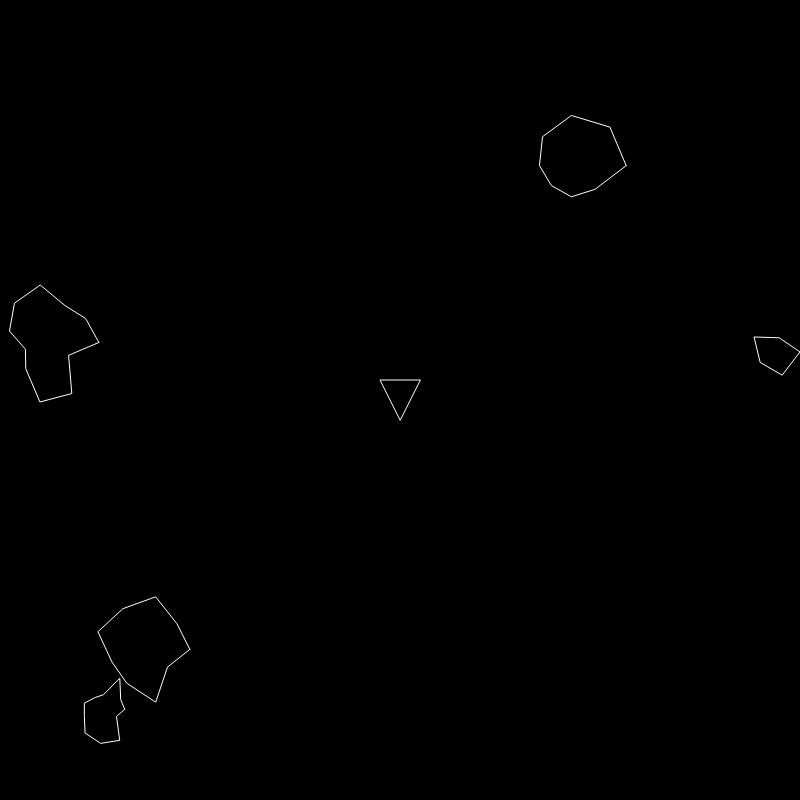
Frame 1 (no input)
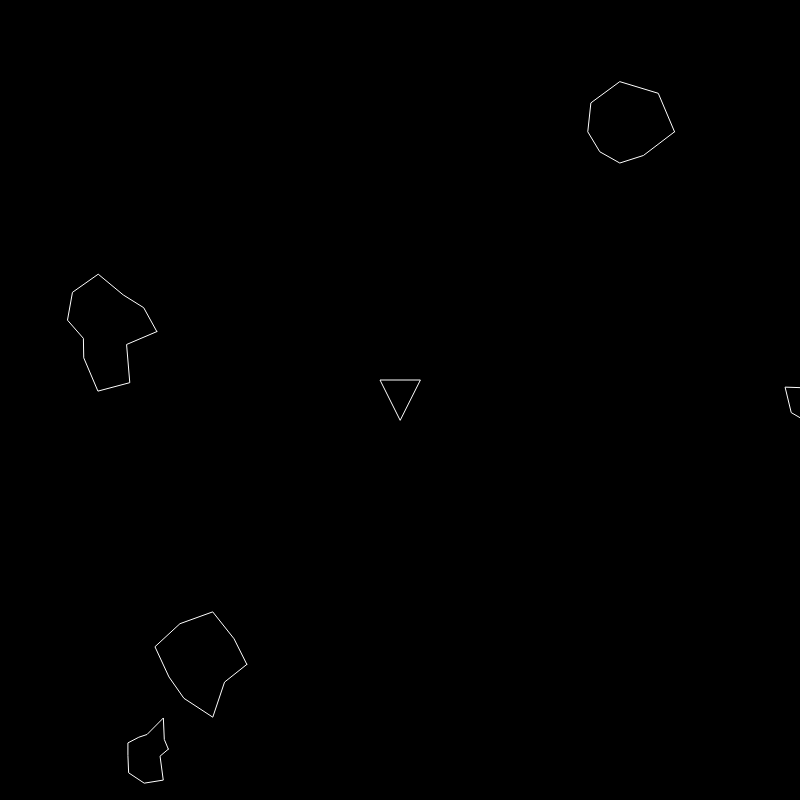
Frame 60 (no input)
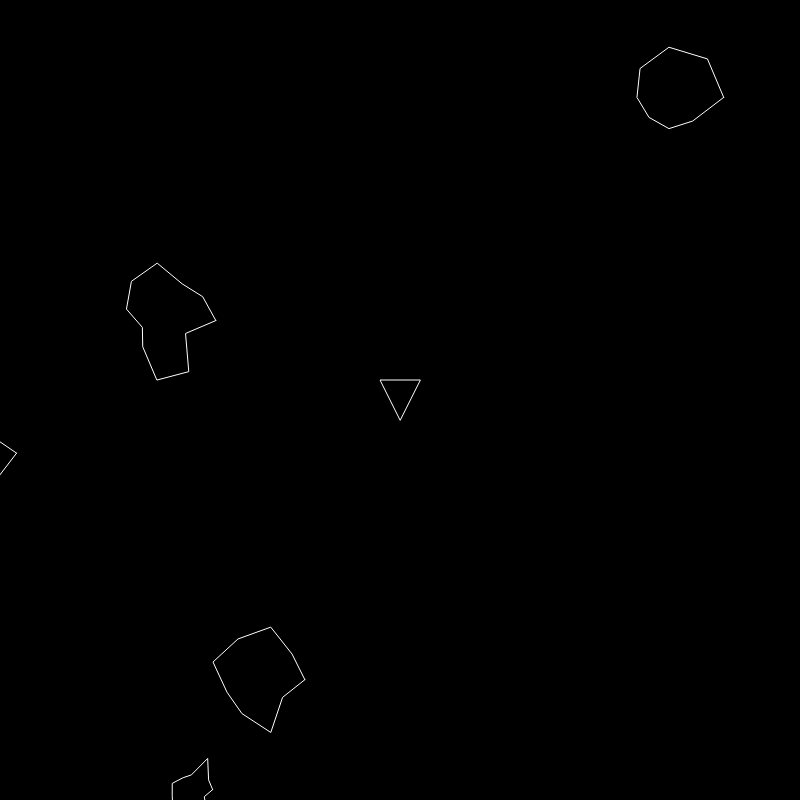
Frame 120 (the mouse pressed at the canvas centre since frame 60)

The p5.js sketch that drew these frames (run headless with seeded random() and noise() and a simulated clock; from frame 60 on, the mouse is pressed at the canvas centre):

// p5.js sketch
// ── sketch.js
let ship;
let asteroids = [];
let total = 5;
let lasers = [];

function setup() {
    createCanvas(800, 800);
    ship = new Ship();
    for (let i = 0; i < total; i++) {
        asteroids.push(new Asteroid());        
    }
}

function draw() {
    background(0);
    ship.render();
    ship.turn();
    ship.update();
    for (let i = 0; i < asteroids.length; i++) {
        if (ship.hits(asteroids[i])) {
            console.log('Dead');
        }
        asteroids[i].render();
        asteroids[i].update();
    }
    for (let i = lasers.length-1; i >= 0; i--) {
        lasers[i].render();
        lasers[i].update();
        for (let j = asteroids.length-1; j >= 0; j--) {
            if (lasers[i].hits(asteroids[j])) {
                if (asteroids[j].r > 10) {
                    let newAsteroids = asteroids[j].breakup();
                    console.log(newAsteroids);
                    asteroids = asteroids.concat(newAsteroids);
                } else {
                    // increase score
                }                
                asteroids.splice(j, 1);
                lasers.splice(i, 1);
                break;
            }
        }
        if (lasers[i] && lasers[i].offscreen()) {
            lasers.splice(i, 1);
        }
    }
}

function keyReleased() {
    ship.setRotation(0);
    ship.boosting(false);
}

function keyPressed() {
    if (keyCode === RIGHT_ARROW) {
        ship.setRotation(0.1);
    } else if (keyCode === LEFT_ARROW) {
        ship.setRotation(-0.1);
    }
    if (keyCode === UP_ARROW) {
        ship.boosting(true);
    }
    if (key == ' ') {
        lasers.push(new Laser(ship.pos, ship.heading));
    }
}

// ── asteroid.js

function Asteroid(pos, r) {
    if (pos) {
        this.pos = pos.copy();
    } else {
        this.pos = createVector(random(width), random(height));        
    }
    this.vel = p5.Vector.random2D();
    this.r = r ? r*0.5 : floor(random(20, 50));
    this.total = floor(random(5, 15));
    this.offset = [];    
    
    for (let i = 0; i < this.total; i++) {
        this.offset[i] = random(-this.r * 0.5, this.r * 0.5);        
    }
    this.offset[this.total] = this.offset[0];

    this.render = () => {
        push();
        noFill();
        stroke(255);
        translate(this.pos.x, this.pos.y);
        // ellipse(0, 0, this.r * 2);
        beginShape();
        for (let i = 0; i <= this.total; i++) {
            let angle = map(i, 0, this.total, 0, TWO_PI);
            let r = this.r + this.offset[i];
            let x = r * cos(angle);
            let y = r * sin(angle);
            vertex(x, y);
        }
        endShape();
        pop();
    }

    this.update = () => {
        this.pos.add(this.vel);
        this.edges();
    }

    this.edges = function() {
        if (this.pos.x > width + this.r) {
            this.pos.x = -this.r;
        } else if (this.pos.x < -this.r) {
            this.pos.x = width + this.r;
        }
        if (this.pos.y > height + this.r) {
            this.pos.y = -this.r;
        } else if (this.pos.y < -this.r) {
            this.pos.y = height + this.r;
        }
    }

    this.breakup = () => {
        let newA = [];
        newA[0] = new Asteroid(this.pos, this.r);
        newA[1] = new Asteroid(this.pos, this.r);
        return newA;
    }
}
// ── laser.js

function Laser(shipPos, angle) {
    this.pos = createVector(shipPos.x, shipPos.y);
    this.vel = p5.Vector.fromAngle(angle);
    this.vel.mult(8);

    this.update = () => {
        this.pos.add(this.vel);
    }

    this.render = () => {
        push();
        stroke(255);
        strokeWeight(4);
        point(this.pos.x, this.pos.y);
        pop();
    }

    this.hits  = (asteroid) => {
        const d = dist(this.pos.x, this.pos.y, asteroid.pos.x, asteroid.pos.y);
        return d < asteroid.r;
    }

    this.offscreen = () => {
        return this.pos.x > width || this.pos.x < 0 || this.pos.y > height || this.pos.y < 0;
            
        
    }
}
// ── ship.js
function Ship() {
    this.pos = createVector(width/2, height/2);
    this.r = 20;
    this.heading = PI/2;
    this.rotation = 0;
    this.isBoosting = false;
    this.vel = createVector(0, 0);

    this.update = () => {
        if (this.isBoosting) {
            this.boost();
        }
        this.pos.add(this.vel);
        this.vel.mult(0.95);
        this.edges();
    }
    
    this.boosting = (val) => {
        this.isBoosting = val;
    }

    this.boost = () => {
        const force = p5.Vector.fromAngle(this.heading);
        this.vel.add(force);
    }

    this.hits = (asteroid) => {
        const d = dist(this.pos.x, this.pos.y, asteroid.pos.x, asteroid.pos.y);
        return d < this.r + asteroid.r;
    }

    this.edges = () => {
        if (this.pos.x > width + this.r) {
            this.pos.x = -this.r;
        } else if (this.pos.x < -this.r) {
            this.pos.x = width + this.r;
        }
        if (this.pos.y > height + this.r) {
            this.pos.y = -this.r;
        } else if (this.pos.y < -this.r) {
            this.pos.y = height + this.r;
        }
    }

    this.render = () => {
        push();
        noFill();
        stroke(255);
        translate(this.pos.x, this.pos.y);
        rotate(this.heading + PI/2);                
        triangle(-this.r, this.r, this.r, this.r, 0, -this.r);
        pop();
    }

    this.setRotation = (val) => {
        this.rotation = val;
    }

    this.turn = () => {
        this.heading += this.rotation;
    }
}
